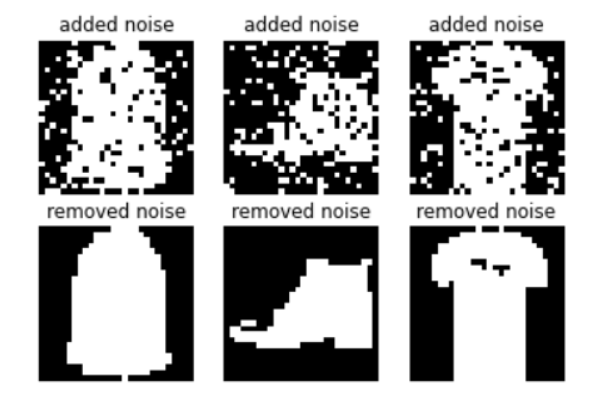

Here is the Python script that generated this plot:
# Q2_graded
# Do not change the above line.
import numpy as np
import matplotlib.pyplot as plt
from tensorflow.keras import datasets


class Hopfield:
    def __init__(self, train, bias):
        self.bias = bias
        self.dimension = len(train[0])
        self.W = np.zeros((self.dimension, self.dimension))
        mean = np.sum([np.sum(t) for t in train]) / (len(train) * self.dimension)
        for sample in train:
            self.W += np.outer(sample - mean, sample - mean)
        np.fill_diagonal(self.W, 0)
        self.W /= len(train)

    def update_input_synchronously(self, x):
        return np.sign(self.W.dot(x) - self.bias)


def scale_and_transform_data(n_patterns):
    train = [X_train[11111], X_train[22222], X_train[33333]]
    train = [np.sign(t.reshape(-1) * 2 - 1) for t in train]
    return train


def addnoise(train, error_rate):
    """
    Adds random noise to the train data and returns it as the test data.
    Noise is added by flipping the sign of some units with the error rate p.
    """
    test = np.copy(train)  # cf. from copy import copy/deepcopy
    for i, t in enumerate(test):
        s = np.random.binomial(1, error_rate, len(t))
        for j in range(len(t)):
            if s[j] != 0:
                t[j] *= -1
    return test


def extract_one_from_each_label():
    labels_indexes = {}
    for i in range(len(y_train)):
        if len(labels_indexes.keys()) == 10:
            break
        if y_train[i] not in labels_indexes.keys():
            labels_indexes[y_train[i]] = i
    return np.sign(X_train[np.array(list(labels_indexes.values()))].reshape(10, -1) * 2 - 1), list(
        labels_indexes.values())

n_patterns = 3
n_units = 28
err = 0.15
(X_train, y_train), (X_test, y_test) = datasets.fashion_mnist.load_data()
X_train = X_train / 255
train = scale_and_transform_data(n_patterns)
test = addnoise(train, error_rate=err)
enumerator = 1
for noisy in test:
    plt.subplot(2,n_patterns,enumerator)
    plt.axis("off")
    plt.imshow(noisy.reshape(28, 28), cmap="gray")
    plt.title("added noise")
    enumerator += 1

model = Hopfield(train, bias=40)

predict = []
for t in test:
    predict.append(model.update_input_synchronously(t))
for removed_noise in predict:
    plt.subplot(2,n_patterns,enumerator)
    plt.axis("off")
    plt.imshow(removed_noise.reshape(28, 28), cmap="gray")
    plt.title("removed noise")
    enumerator += 1

plt.show()

# Q2_graded
# Do not change the above line.
def scale_and_transform_data_2(n_patterns):
    train = X_train[:n_patterns]
    train = [np.sign(t.reshape(-1) * 2 - 1) for t in train]
    return train

n_patterns = 12
train = scale_and_transform_data_2(n_patterns)
test_images, train_indexes = extract_one_from_each_label()
test = addnoise(test_images, error_rate=err)

model = Hopfield(train, bias=0)
predict = []
for t in test:
    predict.append(model.update_input_synchronously(t))

fig, ax = plt.subplots(nrows=10, ncols=4, sharex=True, sharey=True)
enumerator = 0
for row in ax:
    row[0].axis("off")
    row[0].imshow(X_train[train_indexes[enumerator]], cmap="gray")
    row[1].axis("off")
    row[1].imshow(test_images[enumerator].reshape(28, 28), cmap="gray")
    row[2].axis("off")
    row[2].imshow(test[enumerator].reshape(28, 28), cmap="gray")
    row[3].axis("off")
    row[3].imshow(predict[enumerator].reshape(28, 28), cmap="gray")
    enumerator += 1
plt.figure()
for i in range(10):
    plt.subplot(10, 4, 4 * i + 1)
    plt.axis("off")
    plt.imshow(X_train[train_indexes[i]], cmap="gray", aspect='auto')
    plt.subplot(10, 4, 4 * i + 2)
    plt.axis("off")
    plt.imshow(test_images[i].reshape(28, 28), cmap="gray", aspect='auto')
    plt.subplot(10, 4, 4 * i + 3)
    plt.axis("off")
    plt.imshow(test[i].reshape(28, 28), cmap="gray", aspect='auto')
    plt.subplot(10, 4, 4 * i + 4)
    plt.axis("off")
    plt.imshow(predict[i].reshape(28, 28), cmap="gray", aspect='auto')

plt.show()

# Q2_graded
# Do not change the above line.
def add_noise_to_image(sample, error_rate):
    test = np.copy(sample)
    s = np.random.binomial(1, error_rate, len(test))
    for j in range(len(test)):
        if s[j] != 0:
            test[j] *= -1
    return test

def compute_accuracy(true_image, removed_noise_image):
    return 1 - np.sum(true_image != removed_noise_image) / (28 * 28)

n_units = 28
patterns_num = [10, 20, 30]
error_rates = [0.1, 0.3, 0.6]
accuracies = {}
for pattern_count in patterns_num:
    train = scale_and_transform_data_2(pattern_count)
    model = Hopfield(train, bias=10)
    predict = []
    for noise_rate in error_rates:
        test = add_noise_to_image(train[0], error_rate=noise_rate)
        updated_noise = model.update_input_synchronously(test)
        predict.append(updated_noise)
        accuracies[(pattern_count, noise_rate)] = compute_accuracy(train[0], updated_noise)
accuracies
